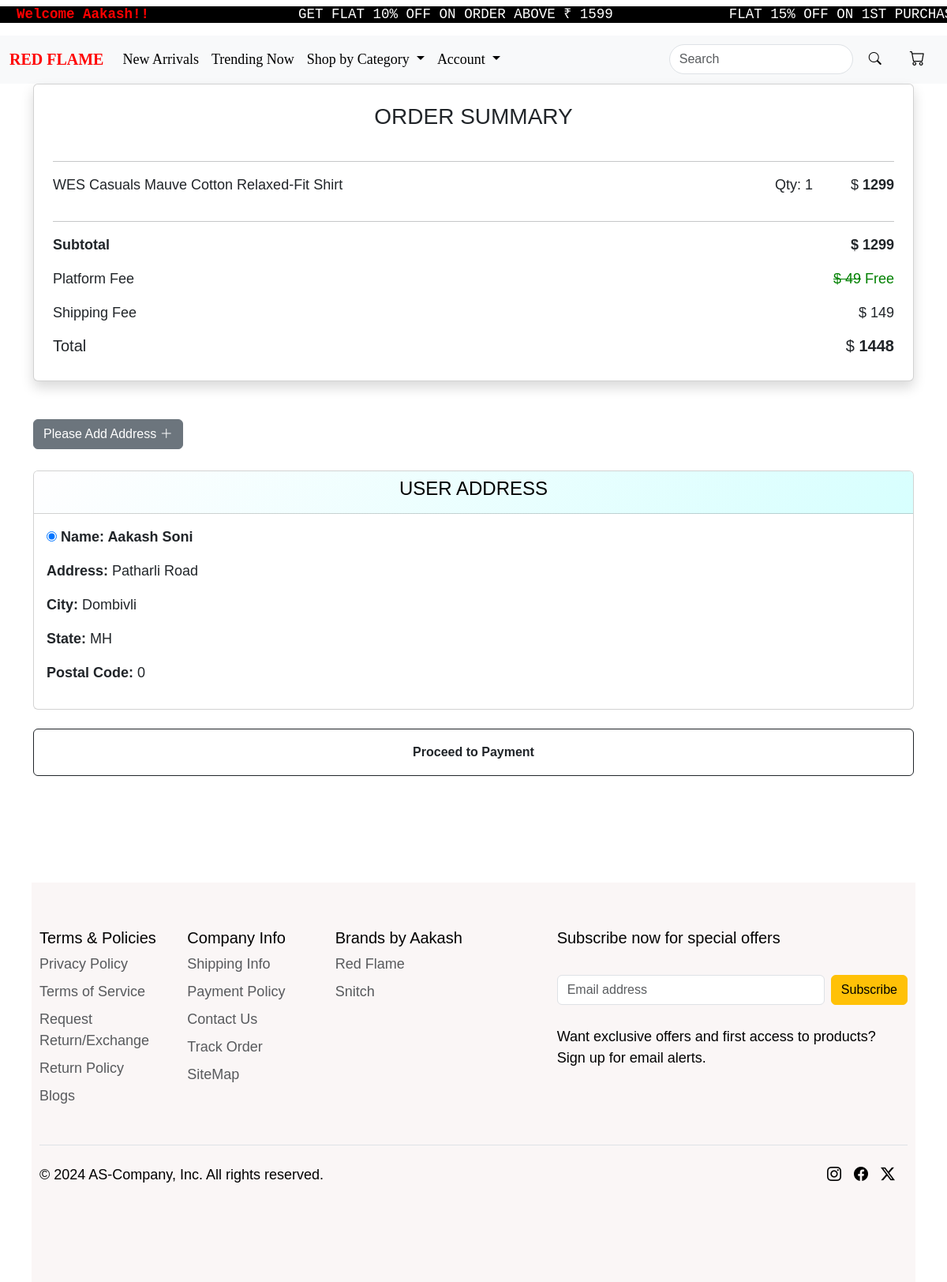
/buynow/43 (signed in), run on the app's committed database.
### core/models.py (models this page shows, shortened)
class new_arrival(models.Model):
        CATEGORY_CHOICES = [
        ('NEWARRIVAL','newarrival'),
        ('SHIRTS','shirts'),
        ('T_SHIRTS','t-shirts'),
        ('SWEATSHIRTS','sweatshirts'),
        ('TROUSERS','trousers'),
        ('SHORTS','shorts'),
        ('TRENDING','trending')
    ]
        SIZE_CHOICES = [
        ('S', 'Small'),
        ('M', 'Medium'),
        ('L', 'Large'),
        ('XL', 'Extra Large'),
    ]
        name=models.CharField(max_length=100)
        category = models.CharField(max_length=30,choices=CATEGORY_CHOICES)
        short_d = models.CharField(max_length=400)
        desc = models.TextField()
        original_price=models.IntegerField(default=1000)
        discounted_price=models.IntegerField()
        size = models.CharField(max_length=2, choices=SIZE_CHOICES,default='S')
        upperwear_img = models.ImageField(upload_to='new_arrival_img')

class Userdetails(models.Model):
    STATE_CHOICES = [
        ('AP', 'Andhra Pradesh'),
        ('AR', 'Arunachal Pradesh'),
        ('AS', 'Assam'),
        ('BR', 'Bihar'),
        ('CT', 'Chhattisgarh'),
        ('GA', 'Goa'),
        ('GJ', 'Gujarat'),
        ('HR', 'Haryana'),
        ('HP', 'Himachal Pradesh'),
        ('JH', 'Jharkhand'),
        ('KA', 'Karnataka'),
        ('KL', 'Kerala'),
        ('MP', 'Madhya Pradesh'),
        ('MH', 'Maharashtra'),
        ('MN', 'Manipur'),
        ('ML', 'Meghalaya'),
        ('MZ', 'Mizoram'),
        ('NL', 'Nagaland'),
        ('OR', 'Odisha'),
        ('PB', 'Punjab'),
        ('RJ', 'Rajasthan'),
        ('SK', 'Sikkim'),
        ('TN', 'Tamil Nadu'),
        ('TG', 'Telangana'),
        ('TR', 'Tripura'),
        ('UP', 'Uttar Pradesh'),
        ('UK', 'Uttarakhand'),
        ('WB', 'West Bengal'),
        ('AN', 'Andaman and Nicobar Islands'),
        ('CH', 'Chandigarh'),
        ('DN', 'Dadra and Nagar Haveli and Daman and Diu'),
        ('DL', 'Delhi'),
        ('JK', 'Jammu and Kashmir'),
        ('LA', 'Ladakh'),
        ('LD', 'Lakshadweep'),
        ('PY', 'Puducherry'),
    ]
    user = models.ForeignKey(User, on_delete=models.CASCADE)
    name=models.CharField(max_length=100)
    address=models.CharField(max_length=100)
    city=models.CharField(max_length=100)
    state=models.CharField(max_length=2,choices=STATE_CHOICES)
    pincode=models.IntegerField(
        default=0,
        blank=True,
        null=True
    )

### core/views.py (the view)
# urls.py: path('buynow/<int:id>',views.buynow,name='buynow'),
def buynow(request,id):
    na=new_arrival.objects.get(pk=id)
    Delivery_charge = 149
    final_price=Delivery_charge + na.discounted_price
    address=Userdetails.objects.filter(user=request.user)
    return render(request,'core/buynow.html',{'final_price':final_price,'address':address,'na':na})

### core/templates/core/buynow.html (shortened to what this page needs)
    {% extends "core/base.html" %}
    {% load static %}
    {% block content %}
    <div class="container d-flex justify-content-center mb-5">
        <div class="card shadow p-4" style="width: 100%;">
            <h3 class="text-center mb-4">ORDER SUMMARY</h3>
            <hr>
            <div class="d-flex justify-content-between">
                <p>{{ na.short_d }}</p>
                <div class="d-flex">
                    <p class="me-5">Qty: 1</p>
                    <p>&#x24; <strong>{{ na.discounted_price }}</strong></p>
                </div>
            </div>
            <hr>
            <div class="d-flex justify-content-between">
                <p class="fw-semibold">Subtotal</p>
                <p class="fw-semibold">&#x24; <strong>{{ na.discounted_price }}</strong></p>
            </div>
            <div class="d-flex justify-content-between">
                <p>Platform Fee</p>
                <p style="color:green;"><s>&#x24; 49</s> Free</p>
            </div>
            <div class="d-flex justify-content-between">
                <p>Shipping Fee</p>
                <p>&#x24; 149</p>
            </div>
            <div class="d-flex justify-content-between">
                <h5>Total</h5>
                <h5>&#x24; <strong>{{ final_price }}</strong></h5>
            </div>
        </div>
    </div>
    <div class="container mt-5">
        <div>
            <a href={% url "payment_address" %} style='text-decoration:none; color:white '> <button class='btn btn-secondary' {% url "payment_address" %}> Please Add Address <i class="bi bi-plus-lg"></i></button></a>
        </div>
        <br>
        <div class="row justify-content-center g-4">
            <form method="post" action="{% url 'buynowpayment' na.id %}">
                {% for add in address %}
                <div class="col-md-12">
                    <div class="card mb-4">
                        <div class="card-header text-center" style='background-image: linear-gradient(-225deg, #FFFEFF 0%, #D7FFFE 100%); color:black;'>
                            <h4>USER ADDRESS</h4>
                        </div>
                            <div class="card-body d-flex flex-column align-items-start">
                                <p class="mb-0">
                                    <input type="radio" name="buynow_selected_address" value="{{ add.id }}" checked>
                                    <strong>Name: {{ add.name }}</strong>
                                    <p>
                                        <p><strong>Address: </strong>{{ add.address }}</p>
                                        <p><strong>City: </strong>{{ add.city }}</p>
                                        <p><strong>State: </strong>{{ add.state }}</p>
                                        <p><strong>Postal Code: </strong>{{ add.pincode }}</p>
                                    </div>
                                </div>
                            </div>
                            {% endfor %}
                            <input type="submit" class="btn btn-outline-dark w-100" style='height:60px;font-weight: bolder; ' value="Proceed to Payment" >
                            <br><br><br><br><br><br>
                        </form>
    {% endblock content %}

### core/templates/core/navbar.html (shortened to what this page needs)
{% load static %}
<marquee  class="marque" style="background-color:black; ">
    <h5><pre style="background-color:black; color:white;" class="mt-2"><spam style='color:red; font-weight: bold;'> {% if request.user.is_authenticated %} Welcome {{request.user}}!!{% else %}<strong>Please Login!!</strong>{% endif %} </spam>                 GET FLAT 10% OFF ON ORDER ABOVE &#8377 1599              FLAT 15% OFF ON 1ST PURCHASE *TnC Apply</pre></h5>
</marquee>
<nav class="navbar navbar-expand-lg bg-body-tertiary">
    <div class="container-fluid">
      <a class="navbar-brand" href="{% url "index" %}" id="logo" style="font-family: cursive;"><strong>RED FLAME</strong></a>
      <div class="collapse navbar-collapse" id="navbarSupportedContent">
        <ul class="navbar-nav me-auto mb-2 mb-lg-0">
          <li class="nav-item">
            <a class="nav-link active" aria-current="page" href="{% url "newarrival" %}" id="navbarbtns" style="font-family: cursive;">New Arrivals</a>
          </li>
          <li class="nav-item">
            <a class="nav-link" href="{% url "trending" %}" id="navbarbtns" style="font-family: cursive;">Trending Now</a>
          </li>
          <li class="nav-item dropdown">
            <a class="nav-link dropdown-toggle" href="#" role="button" data-bs-toggle="dropdown" aria-expanded="false" id="navbarbtns" style="font-family: cursive;">
              Shop by Category
            </a>
          </li>
          <li class="nav-item dropdown">
            <a class="nav-link dropdown-toggle" href="#" role="button" data-bs-toggle="dropdown" aria-expanded="false" id="navbarbtns" style="font-family: cursive;">
              Account
            </a>
          </li>
        </ul>
        <form class="d-flex ms-auto" role="search" action='{% url "product_search" %}'>
          <input class="form-control me-2" type="search" placeholder="Search" aria-label="Search" id="searchbar" name="q" value="{{ query }}">
          <button class="btn" type="submit" id="searchbtn"><i class="bi bi-search"></i></button>
        </form>
        <ul class="navbar-nav ms-3">
          <li class="nav-item" id="navbarbtns">
            <a class="nav-link" href="{% url "showcart" %}">
              <i class="bi bi-cart" style="font-size: 1.2rem; margin-right: 8px; color: black;" id="navbarbtns"></i>
            </a>
          </li>
        </ul>
      </div>
    </div>
  </nav>

### core/static/core/css/core.css (style rules this page uses)
@media (max-width: 1200px) { body { font-size: 18px; padding: 15px; } }
body { overflow-x: hidden; margin: 0; padding: 0; font-family: Arial, sans-serif; background-color: white; }
.marque { background-color: black; color: whitesmoke; }
#searchbtn { border: none; color: black; }
#searchbar { border-radius: 50px; }
#logo { font-weight: bolder; color: red; font-family:Cambria, Cochin, Georgia, Times, 'Times New Roman', serif; }
#navbarbtns { color: black; }
.active { opacity: 1; }
.navbar { background-color: transparent }
a { color: rgb(0, 0, 0); }

### core/templates/core/base.html (style rules this page uses)
body { overflow-x: hidden; margin: 0; padding: 0; font-family: Arial, sans-serif; }

### core/templates/core/navbar.html (style rules this page uses)
@media (max-width: 1200px) { body { font-size: 18px; padding: 15px; } }
body { overflow-x: hidden; margin: 0; padding: 0; font-family: Arial, sans-serif; }

### data on the page
new_arrival: short_d "WES Casuals Mauve Cotton Relaxed-Fit Shirt", discounted_price "1299"
Userdetails: name "Aakash Soni", address "Patharli Road", city "Dombivli", state "MH", pincode "0"

### other printed values
{{ request.user }} "Aakash"
{{ final_price }} "1448"
